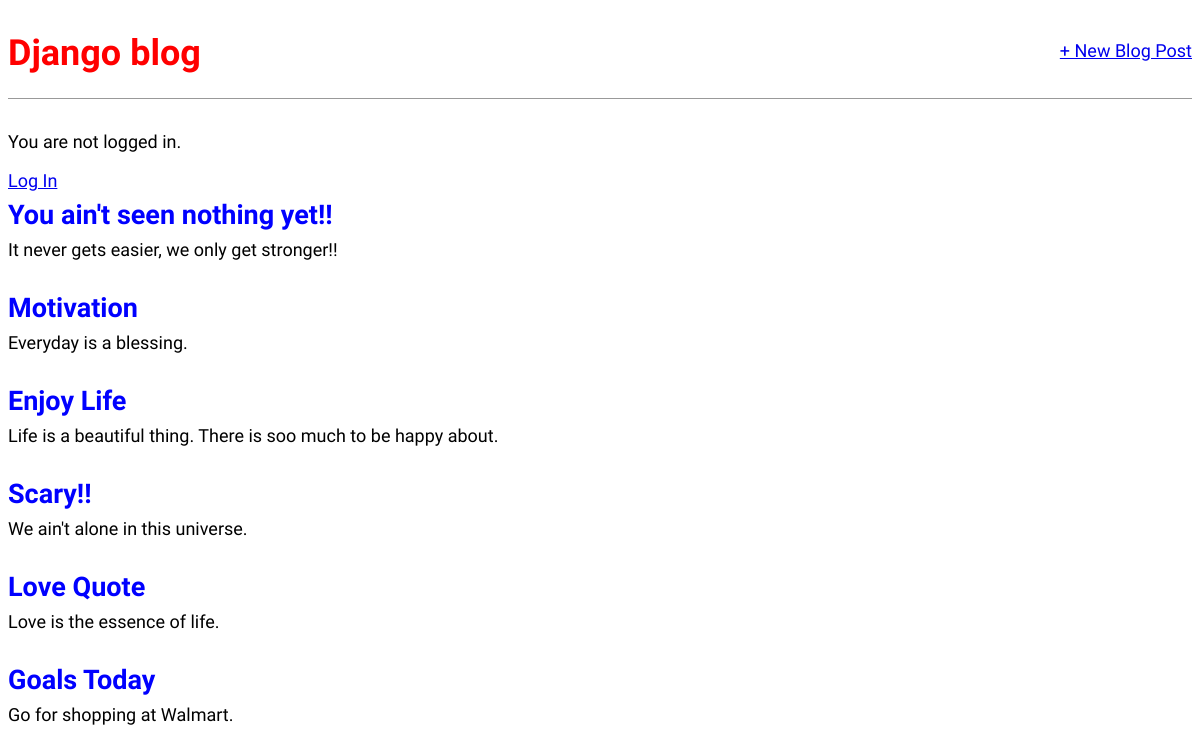
The page / on the database its author committed.
### blog/models.py (models this page shows, shortened)
class Post(models.Model):
    title=models.CharField(max_length=200)
    author=models.ForeignKey('auth.User',on_delete=models.CASCADE,)
    body=models.TextField()

### blog/views.py (the view)
# urls.py: path('',BlogListView.as_view(),name='home'),
class BlogListView(ListView):
    model=Post
    template_name='home.html'

### templates/home.html
{% extends 'base.html' %}
{% block content %}
{% for post in object_list %}
<div class="post-entry">
<h2><a href="{% url 'post_detail' post.pk %}">{{ post.title }}</a></h2>
<p>{{ post.body }}</p>
</div>
{% endfor %}
{% endblock content %}

### static/css/base.css (style rules this page uses)
body { font-family: 'Source Sans Pro', sans-serif; font-size: 18px; }
.post-entry { margin-bottom: 2rem; }
.post-entry h2 { margin: 0.5rem 0; }
.post-entry h2 a, .post-entry h2 a:visited { color: blue; text-decoration: none; }
.post-entry p { margin: 0; font-weight: 400; }

### rows shown on the page
Post: title "You ain't seen nothing yet!!", body "It never gets easier, we only get stronger!!"
Post: title "Motivation", body "Everyday is a blessing."
Post: title "Enjoy Life", body "Life is a beautiful thing. There is soo much to be happy about."
Post: title "Scary!!", body "We ain't alone in this universe."
Post: title "Love Quote", body "Love is the essence of life."
Post: title "Goals Today", body "Go for shopping at Walmart."
